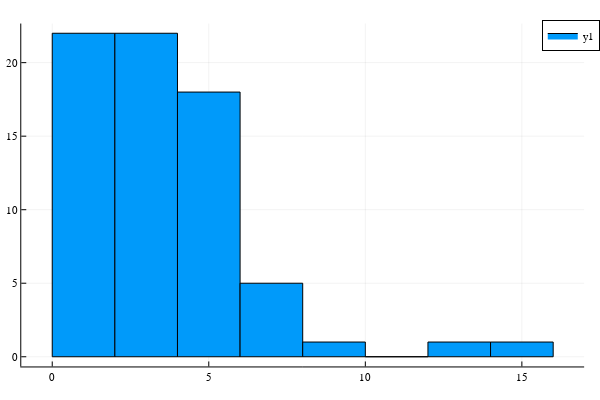

This figure's notebook cell:
### Code cell
histogram([get_binding_energy(sequence, emat) for sequence in mutants])

### Figure 1 — Plotly figure (JSON) as saved in the notebook; plotly's stock layout.template omitted (floating-point values rounded to 4 significant figures)
{"data": [{"fill": "tozeroy", "fillcolor": "rgba(0, 154, 250, 1.000)", "hoverinfo": "none", "legendgroup": "y1", "line": {"color": "rgba(0, 0, 0, 1.000)", "dash": "solid", "width": 1}, "mode": "lines", "name": "y1", "showlegend": true, "type": "scatter", "x": [0, 0, 2, 2, 0, 0], "xaxis": "x1", "y": [22, 0, 0, 22, 22, 22], "yaxis": "y1"}, {"fill": "tozeroy", "fillcolor": "rgba(0, 154, 250, 1.000)", "hoverinfo": "none", "legendgroup": "y1", "line": {"color": "rgba(0, 0, 0, 1.000)", "dash": "solid", "width": 1}, "mode": "lines", "name": "y1", "showlegend": false, "type": "scatter", "x": [2, 2, 4, 4, 2, 2], "xaxis": "x1", "y": [22, 0, 0, 22, 22, 22], "yaxis": "y1"}, {"fill": "tozeroy", "fillcolor": "rgba(0, 154, 250, 1.000)", "hoverinfo": "none", "legendgroup": "y1", "line": {"color": "rgba(0, 0, 0, 1.000)", "dash": "solid", "width": 1}, "mode": "lines", "name": "y1", "showlegend": false, "type": "scatter", "x": [4, 4, 6, 6, 4, 4], "xaxis": "x1", "y": [18, 0, 0, 18, 18, 18], "yaxis": "y1"}, {"fill": "tozeroy", "fillcolor": "rgba(0, 154, 250, 1.000)", "hoverinfo": "none", "legendgroup": "y1", "line": {"color": "rgba(0, 0, 0, 1.000)", "dash": "solid", "width": 1}, "mode": "lines", "name": "y1", "showlegend": false, "type": "scatter", "x": [6, 6, 8, 8, 6, 6], "xaxis": "x1", "y": [5, 0, 0, 5, 5, 5], "yaxis": "y1"}, {"fill": "tozeroy", "fillcolor": "rgba(0, 154, 250, 1.000)", "hoverinfo": "none", "legendgroup": "y1", "line": {"color": "rgba(0, 0, 0, 1.000)", "dash": "solid", "width": 1}, "mode": "lines", "name": "y1", "showlegend": false, "type": "scatter", "x": [8, 8, 10, 10, 8, 8], "xaxis": "x1", "y": [1, 0, 0, 1, 1, 1], "yaxis": "y1"}, {"fill": "tozeroy", "fillcolor": "rgba(0, 154, 250, 1.000)", "hoverinfo": "none", "legendgroup": "y1", "line": {"color": "rgba(0, 0, 0, 1.000)", "dash": "solid", "width": 1}, "mode": "lines", "name": "y1", "showlegend": false, "type": "scatter", "x": [10, 10, 12, 12, 10, 10], "xaxis": "x1", "y": [0, 0, 0, 0, 0, 0], "yaxis": "y1"}, {"fill": "tozeroy", "fillcolor": "rgba(0, 154, 250, 1.000)", "hoverinfo": "none", "legendgroup": "y1", "line": {"color": "rgba(0, 0, 0, 1.000)", "dash": "solid", "width": 1}, "mode": "lines", "name": "y1", "showlegend": false, "type": "scatter", "x": [12, 12, 14, 14, 12, 12], "xaxis": "x1", "y": [1, 0, 0, 1, 1, 1], "yaxis": "y1"}, {"fill": "tozeroy", "fillcolor": "rgba(0, 154, 250, 1.000)", "hoverinfo": "none", "legendgroup": "y1", "line": {"color": "rgba(0, 0, 0, 1.000)", "dash": "solid", "width": 1}, "mode": "lines", "name": "y1", "showlegend": false, "type": "scatter", "x": [14, 14, 16, 16, 14, 14], "xaxis": "x1", "y": [1, 0, 0, 1, 1, 1], "yaxis": "y1"}], "layout": {"annotations": [], "height": 400, "legend": {"bgcolor": "rgba(255, 255, 255, 1.000)", "bordercolor": "rgba(0, 0, 0, 1.000)", "borderwidth": 1, "font": {"color": "rgba(0, 0, 0, 1.000)", "family": "sans-serif", "size": 11}, "tracegroupgap": 0, "traceorder": "normal", "x": 1.02, "xanchor": "auto", "y": 1, "yanchor": "auto"}, "margin": {"b": 20, "l": 0, "r": 0, "t": 20}, "paper_bgcolor": "rgba(255, 255, 255, 1.000)", "plot_bgcolor": "rgba(255, 255, 255, 1.000)", "showlegend": true, "width": 600, "xaxis": {"anchor": "y1", "domain": [0.03619, 0.9934], "gridcolor": "rgba(0, 0, 0, 0.100)", "gridwidth": 0.5, "linecolor": "rgba(0, 0, 0, 1.000)", "mirror": false, "range": [-0.9888, 16.99], "showgrid": true, "showline": true, "showticklabels": true, "tickangle": 0, "tickcolor": "rgb(0, 0, 0)", "tickfont": {"color": "rgba(0, 0, 0, 1.000)", "family": "sans-serif", "size": 11}, "tickmode": "array", "ticks": "inside", "ticktext": ["0", "5", "10", "15"], "tickvals": [0, 5, 10, 15], "title": "", "titlefont": {"color": "rgba(0, 0, 0, 1.000)", "family": "sans-serif", "size": 15}, "type": "-", "visible": true, "zeroline": false, "zerolinecolor": "rgba(0, 0, 0, 1.000)"}, "yaxis": {"anchor": "x1", "domain": [0.03762, 0.9902], "gridcolor": "rgba(0, 0, 0, 0.100)", "gridwidth": 0.5, "linecolor": "rgba(0, 0, 0, 1.000)", "mirror": false, "range": [-0.66, 22.66], "showgrid": true, "showline": true, "showticklabels": true, "tickangle": 0, "tickcolor": "rgb(0, 0, 0)", "tickfont": {"color": "rgba(0, 0, 0, 1.000)", "family": "sans-serif", "size": 11}, "tickmode": "array", "ticks": "inside", "ticktext": ["0", "5", "10", "15", "20"], "tickvals": [0, 5, 10, 15, 20], "title": "", "titlefont": {"color": "rgba(0, 0, 0, 1.000)", "family": "sans-serif", "size": 15}, "type": "-", "visible": true, "zeroline": false, "zerolinecolor": "rgba(0, 0, 0, 1.000)"}}}
